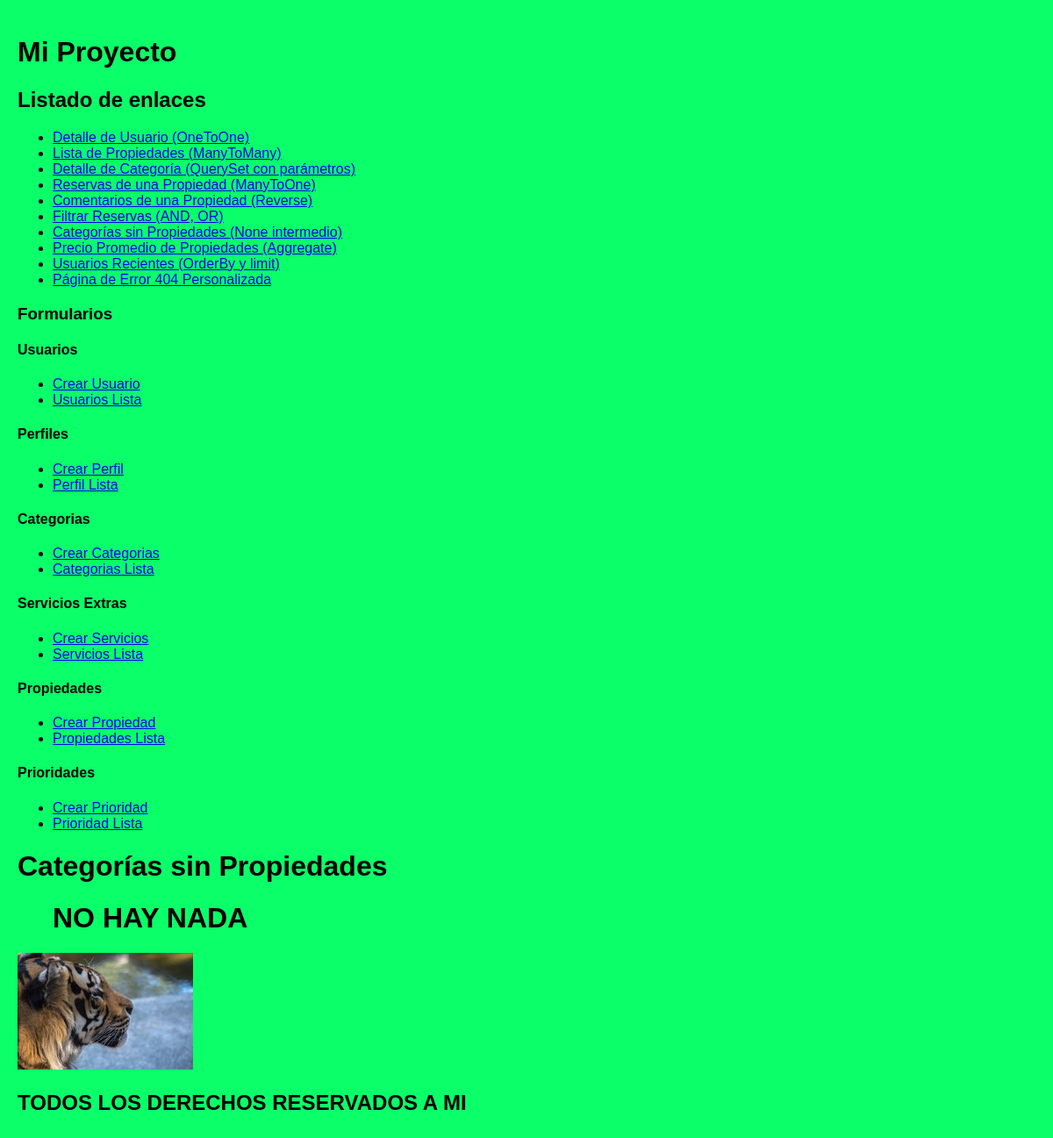
/categorias/none/, run on an earlier commit of the app's database.
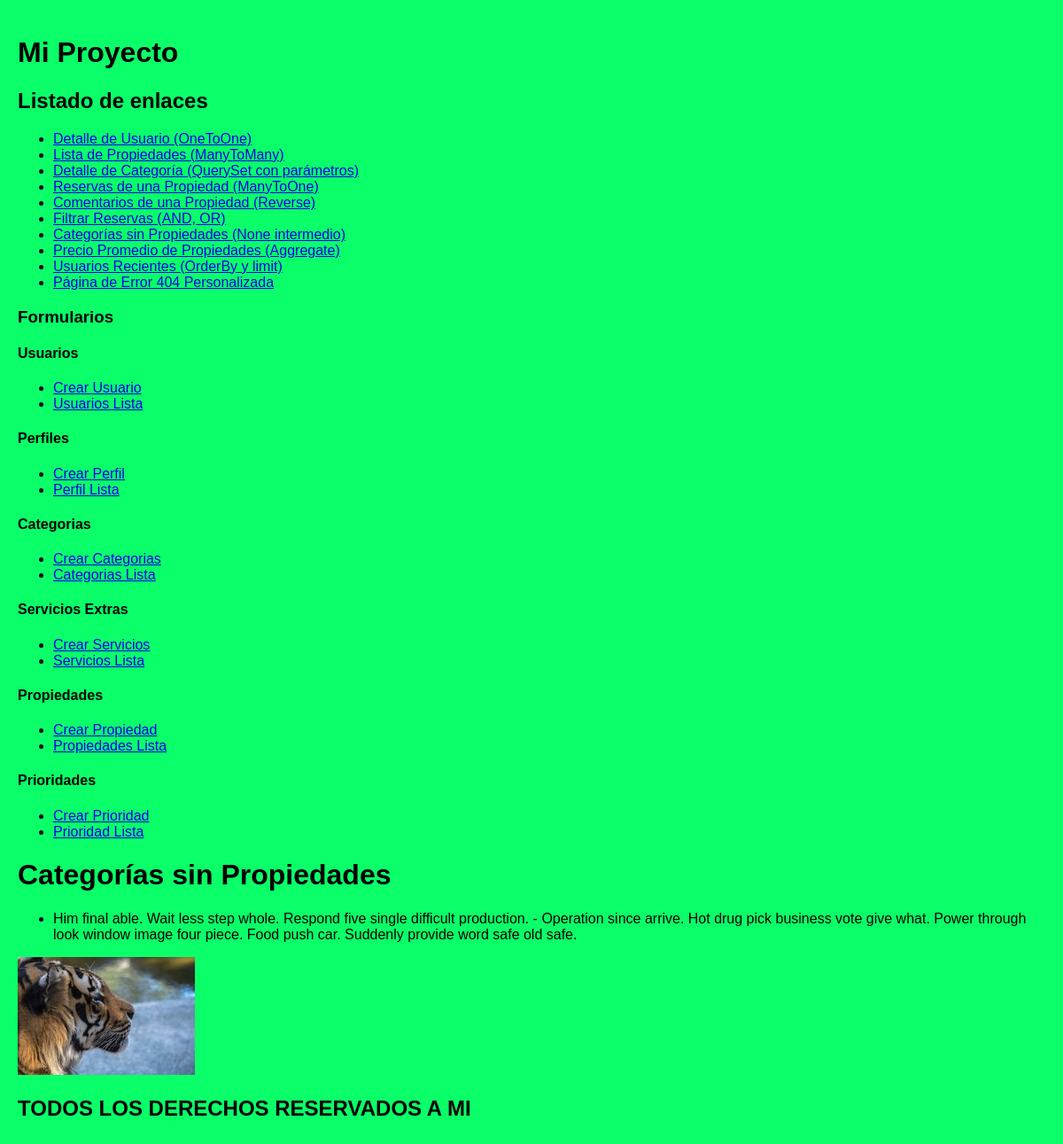
And on a later commit of the database.
### alquiler/models.py (models this page shows)
class Categoria(models.Model):
    nombre = models.CharField(max_length=100)
    descripcion = models.TextField()
    premiun = models.BooleanField()
    principal = models.BooleanField()

### alquiler/views.py (the view)
# urls.py: path('categorias/none/', views.categorias_sin_propiedades, name='categorias_sin_propiedades'),  # None intermedio
def categorias_sin_propiedades(request):
    categorias = Categoria.objects.filter(propiedades=None)
    return render(request, 'categorias_sin_propiedades.html', {'categorias': categorias})

### alquiler/templates/categorias_sin_propiedades.html
{% extends "principal.html" %}
    {%block contenido%}
        <h1>Categorías sin Propiedades</h1>
        <ul>
            {% for categoria in categorias %}
                {%include "plantillas/plantilla_categorias_sin_propiedades.html"%}
                {%empty%}
                <h1>NO HAY NADA</h1>
            {% endfor %}
        </ul>
    {%endblock%}

### alquiler/templates/plantillas/plantilla_categorias_sin_propiedades.html
<li>{{ categoria.nombre |capfirst }} - {{ categoria.descripcion }}</li>

What changed in the data, as far as the page shows it:
added Categoria: nombre "Him final able. Wait less step whole. Respond five single difficult production.", descripcion "Operation since arrive. Hot drug pick business vote give what. Power through look window image four piece. Food push car. Suddenly provide word safe old safe."
Also different on the page:
text no longer shown: "NO HAY NADA"
